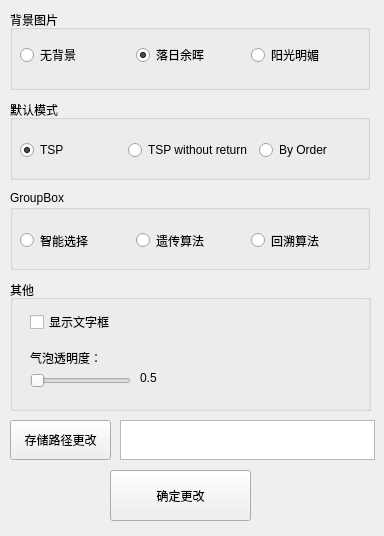
<?xml version="1.0" encoding="UTF-8"?>
<ui version="4.0">
 <class>Settings</class>
 <widget class="QWidget" name="Settings">
  <property name="geometry">
   <rect>
    <x>0</x>
    <y>0</y>
    <width>384</width>
    <height>536</height>
   </rect>
  </property>
  <property name="windowTitle">
   <string>Form</string>
  </property>
  <widget class="QGroupBox" name="Others">
   <property name="geometry">
    <rect>
     <x>10</x>
     <y>280</y>
     <width>361</width>
     <height>131</height>
    </rect>
   </property>
   <property name="title">
    <string>其他</string>
   </property>
   <widget class="QWidget" name="layoutWidget">
    <property name="geometry">
     <rect>
      <x>20</x>
      <y>21</y>
      <width>104</width>
      <height>43</height>
     </rect>
    </property>
    <layout class="QVBoxLayout" name="verticalLayout">
     <item>
      <widget class="QCheckBox" name="showtb">
       <property name="text">
        <string>显示文字框</string>
       </property>
      </widget>
     </item>
    </layout>
   </widget>
   <widget class="QLabel" name="label">
    <property name="geometry">
     <rect>
      <x>20</x>
      <y>70</y>
      <width>91</width>
      <height>16</height>
     </rect>
    </property>
    <property name="text">
     <string>气泡透明度：</string>
    </property>
   </widget>
   <widget class="QSlider" name="horizontalSlider">
    <property name="geometry">
     <rect>
      <x>20</x>
      <y>90</y>
      <width>101</width>
      <height>22</height>
     </rect>
    </property>
    <property name="orientation">
     <enum>Qt::Horizontal</enum>
    </property>
   </widget>
   <widget class="QLabel" name="label_2">
    <property name="geometry">
     <rect>
      <x>130</x>
      <y>90</y>
      <width>72</width>
      <height>15</height>
     </rect>
    </property>
    <property name="text">
     <string>0.5</string>
    </property>
   </widget>
  </widget>
  <widget class="QGroupBox" name="DefaultBox">
   <property name="geometry">
    <rect>
     <x>10</x>
     <y>100</y>
     <width>360</width>
     <height>80</height>
    </rect>
   </property>
   <property name="title">
    <string>默认模式</string>
   </property>
   <widget class="QWidget" name="layoutWidget">
    <property name="geometry">
     <rect>
      <x>10</x>
      <y>40</y>
      <width>341</width>
      <height>21</height>
     </rect>
    </property>
    <layout class="QHBoxLayout" name="DefaultLayout">
     <item>
      <widget class="QRadioButton" name="tsp">
       <property name="text">
        <string>TSP</string>
       </property>
       <property name="checked">
        <bool>true</bool>
       </property>
      </widget>
     </item>
     <item>
      <widget class="QRadioButton" name="tspwr">
       <property name="text">
        <string>TSP without return</string>
       </property>
      </widget>
     </item>
     <item>
      <widget class="QRadioButton" name="byorder">
       <property name="text">
        <string>By Order</string>
       </property>
      </widget>
     </item>
    </layout>
   </widget>
  </widget>
  <widget class="QGroupBox" name="BackGroundBox">
   <property name="geometry">
    <rect>
     <x>10</x>
     <y>10</y>
     <width>360</width>
     <height>80</height>
    </rect>
   </property>
   <property name="title">
    <string>背景图片</string>
   </property>
   <widget class="QWidget" name="layoutWidget_2">
    <property name="geometry">
     <rect>
      <x>10</x>
      <y>30</y>
      <width>341</width>
      <height>31</height>
     </rect>
    </property>
    <layout class="QHBoxLayout" name="BackGroundLayout">
     <item>
      <widget class="QRadioButton" name="NoBackGround">
       <property name="text">
        <string>无背景</string>
       </property>
      </widget>
     </item>
     <item>
      <widget class="QRadioButton" name="dusk">
       <property name="text">
        <string>落日余晖</string>
       </property>
       <property name="checked">
        <bool>true</bool>
       </property>
      </widget>
     </item>
     <item>
      <widget class="QRadioButton" name="sun">
       <property name="text">
        <string>阳光明媚</string>
       </property>
      </widget>
     </item>
    </layout>
   </widget>
  </widget>
  <widget class="QPushButton" name="Confirm">
   <property name="geometry">
    <rect>
     <x>110</x>
     <y>470</y>
     <width>141</width>
     <height>51</height>
    </rect>
   </property>
   <property name="text">
    <string>确定更改</string>
   </property>
  </widget>
  <widget class="QGroupBox" name="AlgorithmBox">
   <property name="geometry">
    <rect>
     <x>10</x>
     <y>190</y>
     <width>360</width>
     <height>80</height>
    </rect>
   </property>
   <property name="title">
    <string>GroupBox</string>
   </property>
   <widget class="QWidget" name="layoutWidget">
    <property name="geometry">
     <rect>
      <x>10</x>
      <y>40</y>
      <width>341</width>
      <height>21</height>
     </rect>
    </property>
    <layout class="QHBoxLayout" name="AlgorithmLayout">
     <item>
      <widget class="QRadioButton" name="AutoSelect">
       <property name="text">
        <string>智能选择</string>
       </property>
      </widget>
     </item>
     <item>
      <widget class="QRadioButton" name="GA">
       <property name="text">
        <string>遗传算法</string>
       </property>
      </widget>
     </item>
     <item>
      <widget class="QRadioButton" name="BackTrack">
       <property name="text">
        <string>回溯算法</string>
       </property>
      </widget>
     </item>
    </layout>
   </widget>
  </widget>
  <widget class="QPushButton" name="ChangeAdd">
   <property name="geometry">
    <rect>
     <x>10</x>
     <y>420</y>
     <width>101</width>
     <height>40</height>
    </rect>
   </property>
   <property name="text">
    <string>存储路径更改</string>
   </property>
  </widget>
  <widget class="QTextBrowser" name="Add">
   <property name="geometry">
    <rect>
     <x>120</x>
     <y>420</y>
     <width>255</width>
     <height>40</height>
    </rect>
   </property>
   <property name="font">
    <font>
     <family>Agency FB</family>
     <pointsize>10</pointsize>
    </font>
   </property>
  </widget>
 </widget>
 <resources/>
 <connections/>
</ui>
